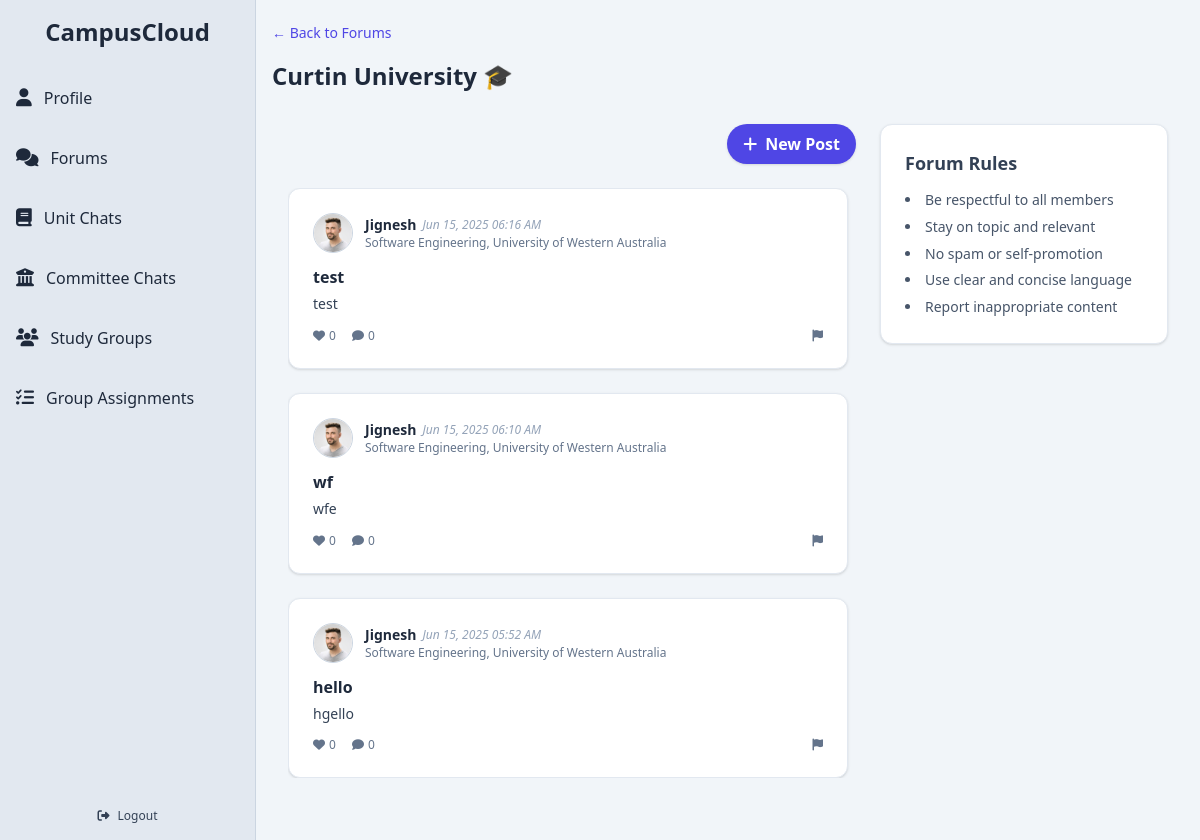
/forum/curtin university (signed in), run on the app's committed database.
### app/models.py (models this page shows, shortened)
class Forum(db.Model):
    __tablename__ = 'forums'
    id = db.Column(db.Integer, primary_key=True)
    name = db.Column(db.String(100), nullable=False)
    normalized_name = db.Column(db.String(100), nullable=False, unique=True)
    university_domain = db.Column(db.String(120), nullable=False, unique=True)
    created_at = db.Column(db.DateTime, default=db.func.now())
    posts = db.relationship('Post', backref='forum', cascade='all, delete-orphan', passive_deletes=True, lazy='dynamic')

class Post(db.Model):
    __tablename__ = 'posts'
    id = db.Column(db.Integer, primary_key=True)
    title = db.Column(db.String(200))
    content = db.Column(db.Text, nullable=False)
    image_url = db.Column(db.String(255))
    created_at = db.Column(db.DateTime, default=db.func.now())
    user_id = db.Column(db.Integer, db.ForeignKey('users.id', ondelete='CASCADE', name='fk_posts_user_id'), nullable=False)
    committee_id = db.Column(db.Integer, db.ForeignKey('committees.id', ondelete='SET NULL', name='fk_posts_committee_id'), nullable=True)
    forum_id = db.Column(db.Integer, db.ForeignKey('forums.id', ondelete='SET NULL', name='fk_posts_forum_id'), nullable=True)
    committee = db.relationship('Committee', backref='posts', lazy='joined')
    comments = db.relationship('Comment', backref='post', cascade='all, delete-orphan', passive_deletes=True, lazy='dynamic')

class User(db.Model, UserMixin):
    __tablename__ = 'users'
    id = db.Column(db.Integer, primary_key=True)
    display_name = db.Column(db.String(100))
    student_number = db.Column(db.String(50), nullable=False)
    email = db.Column(db.String(120), unique=True, nullable=False)
    password_hash = db.Column(db.String(128), nullable=False)
    bio = db.Column(db.Text)
    job_title = db.Column(db.String(100))
    phone = db.Column(db.String(20))
    university = db.Column(db.String(100))
    faculty = db.Column(db.String(100))
    major = db.Column(db.String(100))
    quote = db.Column(db.Text)
    skills = db.Column(db.Text)
    profile_picture = db.Column(db.String(255))
    cover_picture = db.Column(db.String(255))
    created_at = db.Column(db.DateTime, default=db.func.now())
    committees = db.relationship('Committee', secondary=user_committees, backref='members', lazy='dynamic')
    posts = db.relationship('Post', backref='author', cascade='all, delete-orphan', passive_deletes=True, lazy='dynamic')
    comments = db.relationship('Comment', backref='author', cascade='all, delete-orphan', passive_deletes=True, lazy='dynamic')
    liked_posts = db.relationship('Post', secondary=post_likes, backref=db.backref('likers', lazy='dynamic'))
    followers = db.relationship(
        'User', secondary=user_followers,
        primaryjoin=(user_followers.c.followed_id == id),
        secondaryjoin=(user_followers.c.follower_id == id),
        backref=db.backref('following', lazy='dynamic'),
        lazy='dynamic'
    )
    @property
    def skills_list(self):
        return [skill.strip() for skill in self.skills.split(',')] if self.skills else []

### app/routes.py (the view, shortened to what this page needs)
@bp.route('/forum/<slug>')
@login_required
def forum(slug):
    slug_lower = slug.lower().strip()
    forum = Forum.query.filter(
        Forum.university_domain.ilike(f"%{slug_lower}%")
    ).first()
    if forum:
        posts = (Post.query
                 .options(joinedload(Post.author))
                 .filter(Post.forum_id == forum.id)
                 .order_by(Post.created_at.desc())
                 .all())
        return render_template(
            "university_forum.html",
            university=forum.name,
            posts=posts,
            forum_slug=slug_lower          # e.g. "cross-uni"
        )

### app/templates/university_forum.html (shortened to what this page needs)
{% extends "base.html" %}
{% block content %}
<div id="pageContainer" class="mt-6">
  <div class="mt-6">
    {% if university != "GENERAL" %}
    <div class="ml-4 -mt-7 mb-2">
      <a href="/forums" class="text-indigo-600 text-sm hover:underline transition">
        ← Back to Forums
      </a>
    </div>
    {% endif %}
    <div class="w-full px-4 mt-4">
        <h1 class="text-2xl font-bold">
          {% if university == "GENERAL" %}
            Cross-University Forum 🚀
          {% else %}
            {{ university|title }} 🎓
          {% endif %}
        </h1>
      </div>
  <div class="p-4 bg-slate-100">
    <div class="flex flex-col md:flex-row gap-6 p-4">
      <div class="flex-1 flex flex-col space-y-6">
        <div class="flex justify-end">
          <button id="openModal" class="flex items-center bg-indigo-600 text-white px-4 py-2 rounded-full hover:bg-indigo-700 transition font-semibold shadow">
            <i class="fas fa-plus mr-2"></i> New Post
          </button>
        </div>
        <div class="relative h-[calc(100vh-250px)] overflow-y-auto pr-2">
            <div id="postsContainer" class="space-y-6 overflow-visible">
              {% for post in posts %}
              <div id="post-{{ post.id }}" class="post-card rounded-xl shadow border border-slate-200 p-6 transition hover:shadow-lg bg-white cursor-pointer"
                   onclick="expandAndRedirect({{ post.id }})">
                <div class="flex items-center mb-3">
                  <a href="{{ url_for('routes.profile', user_id=post.author.id) }}" class="flex items-center space-x-0" onclick="event.stopPropagation();">
                    <img src="{{ post.author.profile_picture or 'https://cdn-icons-png.flaticon.com/512/149/149071.png' }}"
                         alt="Avatar"
                         class="w-10 h-10 rounded-full object-cover border border-slate-300 mr-3" />
                    <div>
                        <div class="flex flex-wrap items-center gap-x-1.5 text-sm">
                            <h3 class="font-semibold text-slate-800 hover:underline hover:text-indigo-600">
                              {{ post.author.display_name or 'Anonymous' }}
                            </h3>
                            <p class="text-xs text-slate-400 italic whitespace-nowrap">
                              {{ post.created_at.strftime('%b %d, %Y %I:%M %p') }}
                            </p>
                          </div>
                      <p class="text-xs text-slate-500">
                        {{ post.author.major }}, {{ post.author.university }}
                      </p>
                    </div>
                  </a>
                </div>
              {% if post.title %}
              <h4 class="text-base font-semibold text-slate-800 mb-1">{{ post.title }}</h4>
              {% endif %}
              <p class="text-slate-700 text-sm leading-relaxed mb-3">{{ post.content }}</p>
              <div class="flex justify-between text-xs text-slate-500 mt-2">
                <div class="flex space-x-4">
                  <button id="like-btn-{{ post.id }}" class="flex items-center space-x-1 transition"
                          onclick="likePost(event, {{ post.id }})">
                    <i id="heart-icon-{{ post.id }}" class="fas fa-heart {% if current_user.is_authenticated and current_user in post.likers.all() %}liked{% endif %}"></i>
                    <span id="like-count-{{ post.id }}">{{ post.likers.all()|length }}</span>
                  </button>
                  <button class="flex items-center space-x-1 hover:text-indigo-600 transition">
                    <i class="fas fa-comment"></i><span>{{ post.comments.count() }}</span>
                  </button>
                </div>
                <div class="flex space-x-2">
                  <button onclick="openReportModal(event, {{ post.id }});" class="hover:text-red-500 transition"><i class="fas fa-flag"></i></button>
                </div>
              </div>
            </div>
            {% else %}
            <p class="text-slate-500 text-center mt-10">This forum is currently empty.</p>
            {% endfor %}
          </div>
        </div>
      </div>
      <aside class="w-full md:w-72 sticky top-4 self-start rounded-xl shadow border border-slate-200 p-6 bg-white">
        <h2 class="text-lg font-semibold text-slate-700 mb-3">Forum Rules</h2>
        <ul class="list-disc list-inside text-sm text-slate-600 leading-relaxed space-y-1">
          <li>Be respectful to all members</li>
          <li>Stay on topic and relevant</li>
          <li>No spam or self-promotion</li>
          <li>Use clear and concise language</li>
          <li>Report inappropriate content</li>
        </ul>
      </aside>
    </div>
  </div>
  {% endblock %}

### app/templates/university_forum.html (style rules this page uses)
.post-card { transition: transform 0.5s ease, box-shadow 0.2s ease, opacity 0.3s ease; position: relative; z-index: 1; }
#pageContainer { transform: translateX(100%); opacity: 0; }
#pageContainer.slide-in { animation: slideInFromRight 0.6s ease forwards; }

### data on the page
Forum: name "Curtin University"
Post: author (picture), author "Jignesh", created_at "Jun 15, 2025 06:16 AM", author.major "Software Engineering", author.university "University of Western Australia", title "test", content "test", likers.all|length "0", comments.count "0"
Post: author (picture), author "Jignesh", created_at "Jun 15, 2025 06:10 AM", author.major "Software Engineering", author.university "University of Western Australia", title "wf", content "wfe", likers.all|length "0", comments.count "0"
Post: author (picture), author "Jignesh", created_at "Jun 15, 2025 05:52 AM", author.major "Software Engineering", author.university "University of Western Australia", title "hello", content "hgello", likers.all|length "0", comments.count "0"
